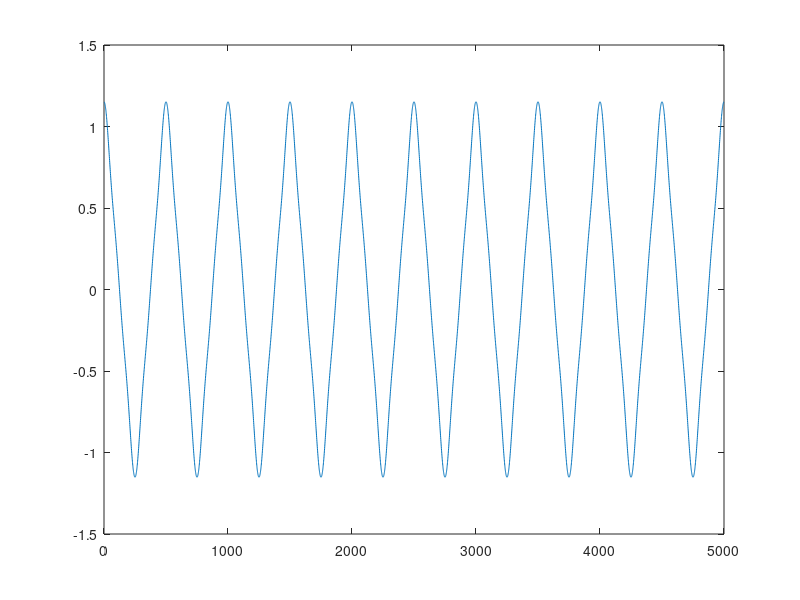

Write the MATLAB code that produced this figure. (Note: this script raises an error after producing the figure.)
% TC-065
% Fourier synthesis of a triangular wave

clc;
close all;
clear all;

tt=5000;
T=500;

out=zeros(1,tt);

% Triangular wave synthesis equation. You can add and delete harmonics in
% this equation.

for t=1:1:tt
    s=cos(2*pi*t/T)+((1/3)^2)*(cos(2*3*pi*t/T))+((1/5)^2)*(cos(2*5*pi*t/T))
    +((1/7)^2)*(cos(2*7*pi*t/T))+((1/9)^2)*(cos(2*9*pi*t/T));
    out(t)=s;
end

plot(1:tt,out);
xlable('Time')
ylabel('Amplitude')
title('Fourier Synthesis of Triangular Wave')